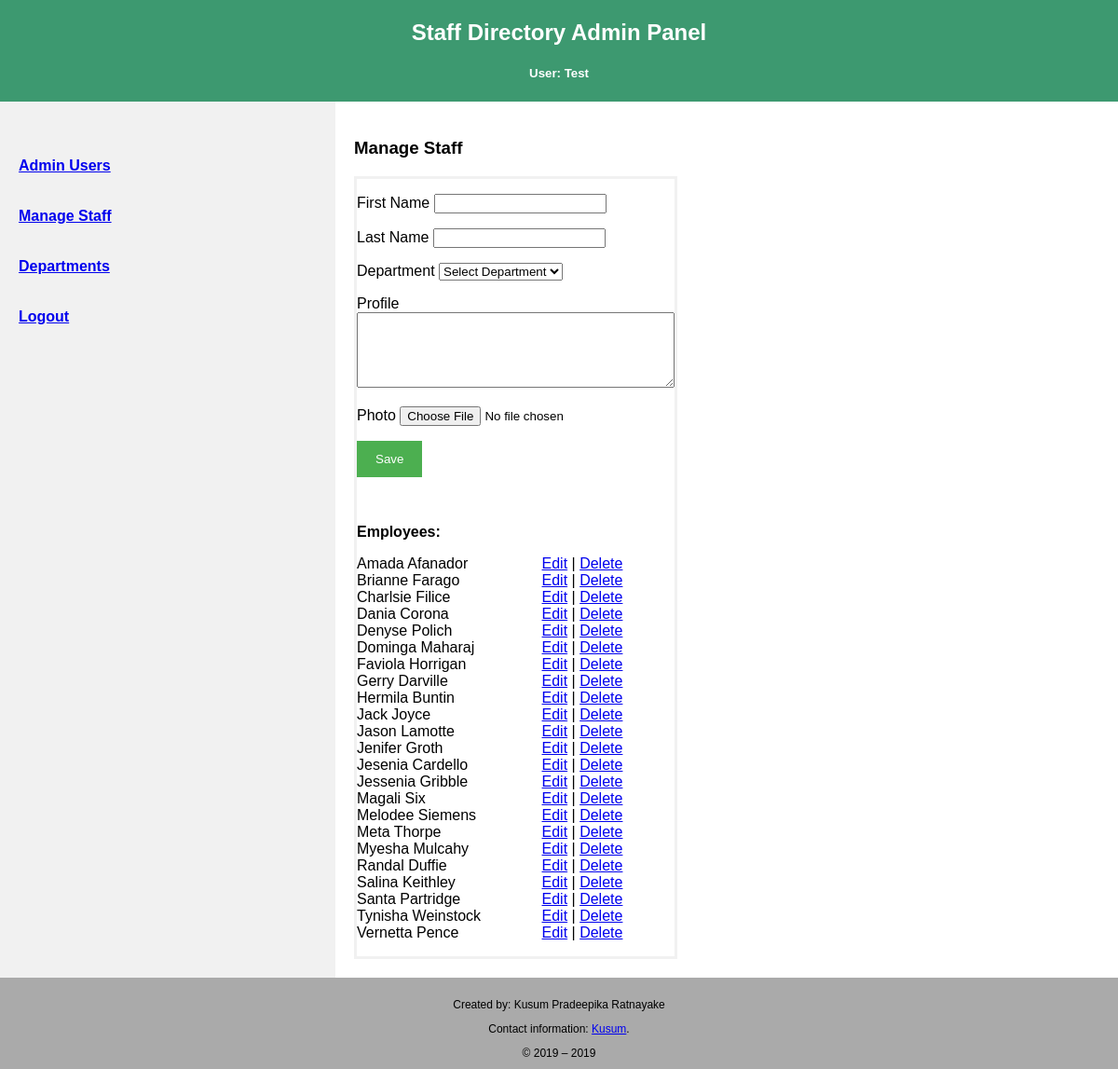
The page /admin/staff.php (signed in) on the database its author committed.
### tables this page shows
CREATE TABLE `employee` (
  `id` int(10) UNSIGNED NOT NULL,
  `dept_id` int(10) UNSIGNED NOT NULL COMMENT 'Foreign Key',
  `first_name` varchar(45) DEFAULT NULL,
  `last_name` varchar(35) DEFAULT NULL,
  `profile` longtext,
  `photo` varchar(100) DEFAULT NULL
);

### admin/data/employee.php (called while the page is built, shortened)
<?php
class Employee
{
	public function all_employees($conn, $id=FALSE)
	{
		$sql = "SELECT * FROM employee ORDER BY first_name";
		$this->result = $conn->query($sql);
		if ($this->result && $this->result->num_rows > 0)
		{
				return $this->result;
		}
	}
}
?>

### admin/staff.php (the view, shortened to what this page needs)
<?php
include_once 'data/employee.php';
$db_conn = new DBconn();
$conn = $db_conn->db_connection();
$emp = new Employee();
?>
<!DOCTYPE html>
<html lang="en">
<head>
<link rel = "stylesheet" type = "text/css" href = "../assets/style.css" />
</head>
<body>
<div class="header">
  <h2>Staff Directory Admin Panel</h2>
  <?php if (isset($_SESSION['user'])) echo '<h5>User: '.$_SESSION['user'].'</h5>';?>
</div>
<div class="row">
  <div class="side">
  	  <h4>
	  <?php include_once('navmenu.php'); generateMenu(); ?>
	  </h4>
  </div>
  <div class="main">
    <h3>Manage Staff</h3>
		<div style="width:400px;">
			<form name="form1" method="post" action="staff.php" onSubmit="return validateInput()" enctype="multipart/form-data">
        <p class='elements'>
        <label for "first_name">First Name</label>
        <input type="text" name="first_name" id="first_name" value="<?php if (isset($row_edit['first_name']) ) print $row_edit['first_name']?>" />
        </p>
        <p class='elements'>
        <label for "last_name">Last Name</label>
        <input type="text" name="last_name" id="last_name" value="<?php if (isset($row_edit['last_name'])) print $row_edit['last_name']?>" />
        </p>
        <p class='elements'>
        <label for "dept_id">Department</label>
			<select id="dept_id" name='dept_id'>
			<option value="">Select Department</option>
			</select>
			</p>
        <p class='elements'>
        <label for "profile">Profile</label>
			<textarea name="profile" id="profile" rows="5" cols="40"><?php if (isset($row_edit['profile']) ) print $row_edit['profile'] ?></textarea>
			</p>
        <p class='elements'>
         <label for "photo">Photo</label>
  			<input type="file" name="photo" id="photo" accept="image/*">
			</p>
        <p class='elements'>
    		<?php
    		if (isset($_GET['empid']))
    		{?>
      		<input name="cmdupdate" type="submit" class="" value="Update">
          <input name="cmdCancel" type="button" class="button" onClick="document.location.href='admins.php'" value="Cancel">
        <?php
        }	else {?>
        	<input name="Submit" type="submit" class="" value="Save">
        <?php } ?>
        </p>
        <br/>
			<p class='elements'>
        <strong>Employees:</strong>
        <table width="95%" border="0" align="" cellpadding="0" cellspacing="0">
        	<?php
				$result = $emp->all_employees($conn);
				if ($result && $result->num_rows > 0)
				{
					while ($row = $result->fetch_assoc())
					{
            	?>
             	<tr>
               <td width=""><?php print $row['first_name'].' '.$row['last_name'];?></td>
               <td width="">&nbsp;</td>
               <td width=""><a href="?empid=<?php print $row['id'];?>">Edit</a> |
               <a href="javascript: promptDelete('?delete=<?php print $row['id'];?>',
                  'Are you sure you want to delete this user?')">Delete</a>
               </td>
               </tr>
             <?php
              }
            }
            ?>
          </table>
          </p>
       </form>
		</div>
  </div>
</div>
</body>
</html>

### assets/style.css (style rules this page uses)
* { box-sizing: border-box; }
body { font-family: Arial, Helvetica, sans-serif; margin: 0; }
.header { padding: 1px; text-align: center; background: #3D9970; color: white; }
.row { display: -ms-flexbox; display: flex; -ms-flex-wrap: wrap; flex-wrap: wrap; }
.side { -ms-flex: 30%; flex: 30%; background-color: #f1f1f1; padding: 20px; }
.main { -ms-flex: 70%; flex: 70%; background-color: white; padding: 20px; }
.footer { padding: 10px; text-align: center; background: #AAAAAA; font-family: Arial; font-size: 12px; }
input[type=submit] { background-color: #4CAF50; color: white; padding: 12px 20px; border: none; cursor: pointer; }
.row:after { content: ""; display: table; clear: both; }
form { border: 3px solid #f1f1f1; display: inline-block; }

### rows shown on the page
employee: first_name "Amada", last_name "Afanador"
employee: first_name "Brianne", last_name "Farago"
employee: first_name "Charlsie", last_name "Filice"
employee: first_name "Dania", last_name "Corona"
employee: first_name "Denyse", last_name "Polich"
employee: first_name "Dominga", last_name "Maharaj"
employee: first_name "Faviola", last_name "Horrigan"
employee: first_name "Gerry", last_name "Darville"
employee: first_name "Hermila", last_name "Buntin"
employee: first_name "Jack", last_name "Joyce"
employee: first_name "Jason", last_name "Lamotte"
employee: first_name "Jenifer", last_name "Groth"
employee: first_name "Jesenia", last_name "Cardello"
employee: first_name "Jessenia", last_name "Gribble"
employee: first_name "Magali", last_name "Six"
employee: first_name "Melodee", last_name "Siemens"
employee: first_name "Meta", last_name "Thorpe"
employee: first_name "Myesha", last_name "Mulcahy"
employee: first_name "Randal", last_name "Duffie"
employee: first_name "Salina", last_name "Keithley"
employee: first_name "Santa", last_name "Partridge"
employee: first_name "Tynisha", last_name "Weinstock"
employee: first_name "Vernetta", last_name "Pence"

### other values the page prints
$_SESSION['user'] "Test"
